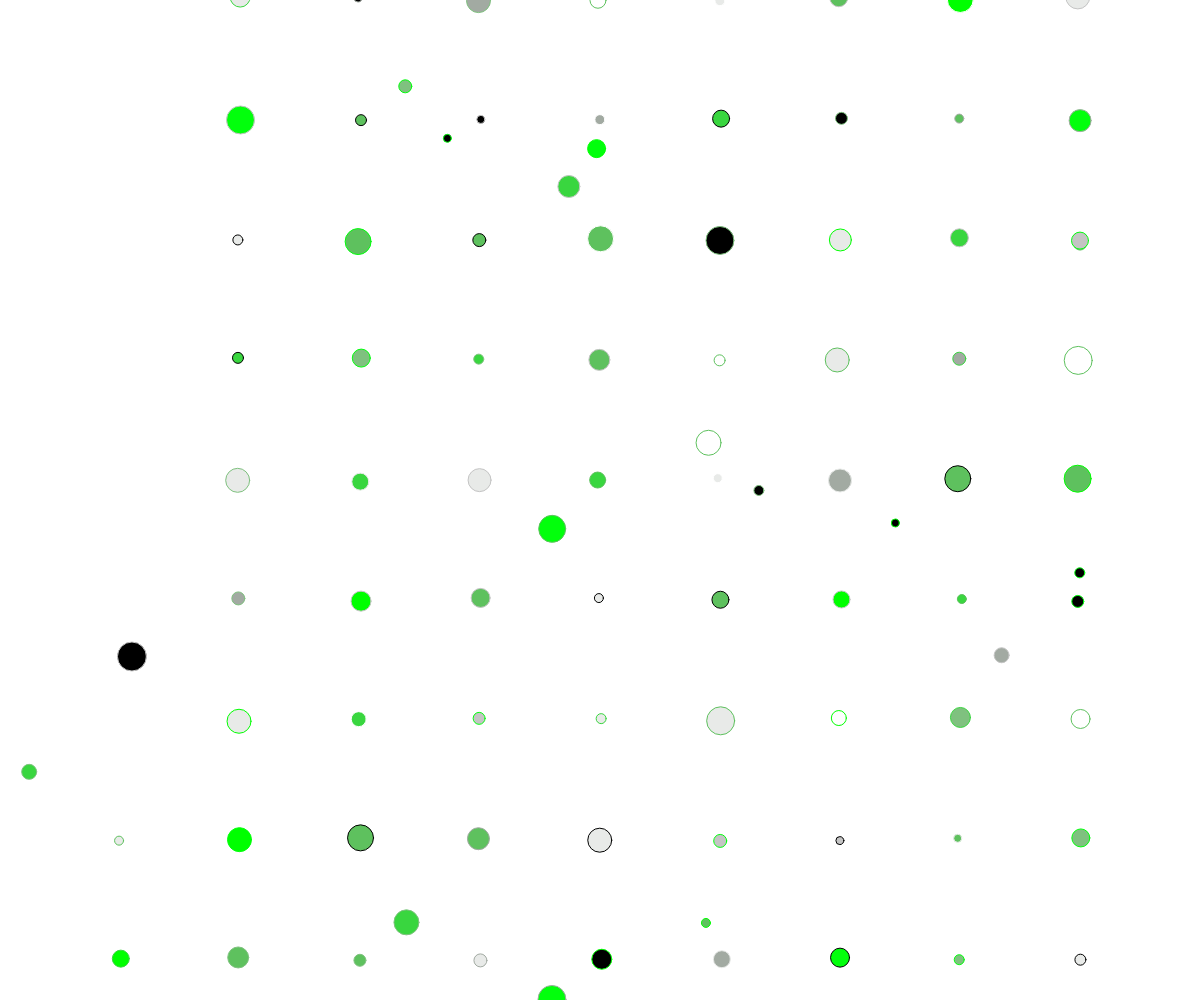
Frame 1 (no input)
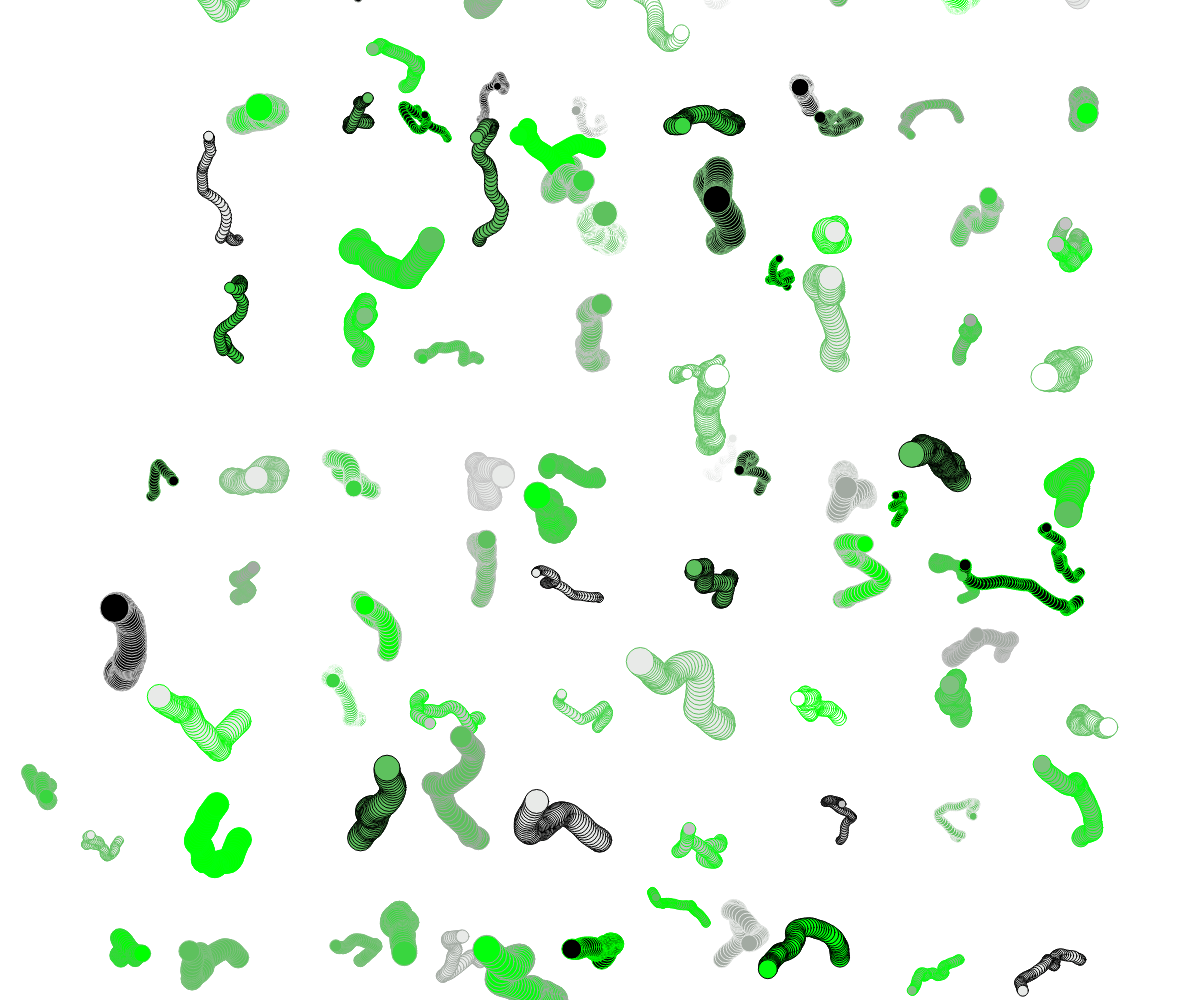
Frame 60 (no input)
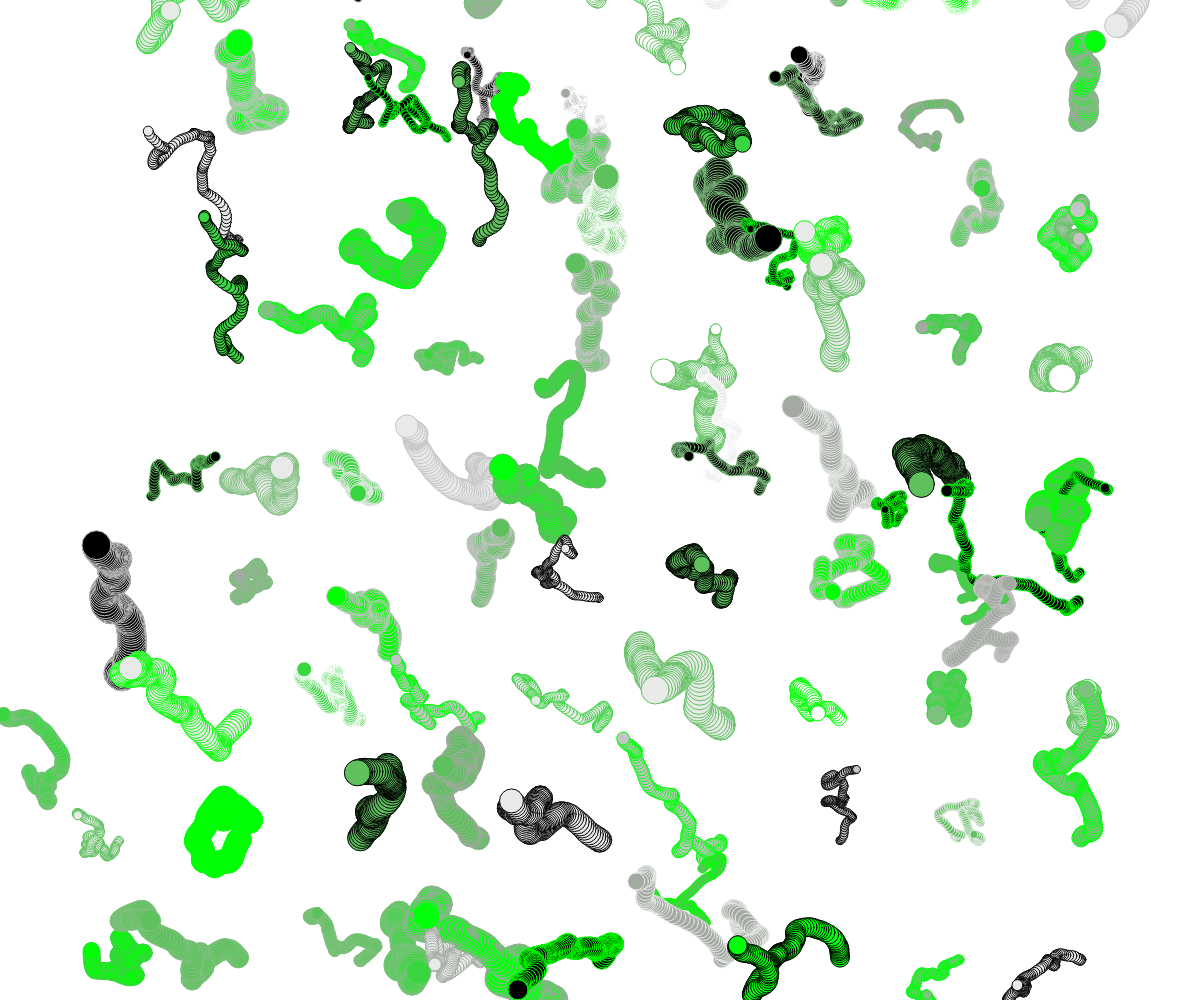
Frame 120 (the mouse pressed at the canvas centre since frame 60)

The p5.js sketch that drew these frames (run headless with seeded random() and noise() and a simulated clock; from frame 60 on, the mouse is pressed at the canvas centre):

// p5.js sketch
// ── sketch.js
var w = [];
var approvedColors = ['#000', '#a2aaa2', '#c4c4c4', '#e8eae8', '#fff',
                     '#00ff00', '#39d63f', '#02ff0c', '#7fc17f', '#5ec15e'];
var density = 120;

function setup() {
    createCanvas(windowWidth, windowHeight);
    let rows = width/density;
    let cols = height/density;

    for (let r = 0; r < rows; r++) {
        for (let c = 0; c < cols; c++) {
            w[w.length] = new Walker(r * density, c * density);
        }
    }

    for (let i = 0; i < 16; i++) {
        w[i] = new Walker();
    }
    background(255);
}

function draw() {
    for (let i = 0; i < w.length; i++) {
        w[i].step();
        w[i].display();
    }
}

function Walker(x = random(0, width), y = random(0, height)) {
    this.x = x;
    this.y = y;
    this.tx = random(0,10000);
    this.ty = this.tx + random(0,10000);
    this.radius = floor(random(8, 30));
    this.maxStep = random(3, 6);

    // color variables
    this.stroke;
    this.fill;


    this.display = function() {
        stroke(this.stroke);
        fill(this.fill);
        ellipse(this.x, this.y, this.radius, this.radius);
    }

    this.step = function() {
        let xStep = map(noise(this.tx), 0, 1, -this.maxStep, this.maxStep);
        let yStep = map(noise(this.ty), 0, 1, -this.maxStep, this.maxStep);

        this.x += xStep;
        this.y += yStep;

        this.tx += .1;
        this.ty += .1;

        this.return();
    }

    this.return = function() {
        // keeps walker inside canvas, 're-inits' when it goes out
        let flag1 = false;
        let flag2 = false;
        if (this.x < -2 * this.radius ||
            this.x > width + 2 * this.radius ||
            this.y < -2 * this.radius ||
            this.y > height + 2 * this.radius) {

            this.x = random(0, width);
            this.y = random(0, height);
            this.randomizeStrokeAndFill();
        }
    }

    this.randomizeStrokeAndFill = function() {
        this.stroke = approvedColors[floor(random(approvedColors.length))];
        this.fill = approvedColors[floor(random(approvedColors.length))];
        // always different colors
        while (this.fill == this.stroke) {
            this.fill = approvedColors[floor(random(approvedColors.length))];
        }
    }

    this.randomizeStrokeAndFill();
}
